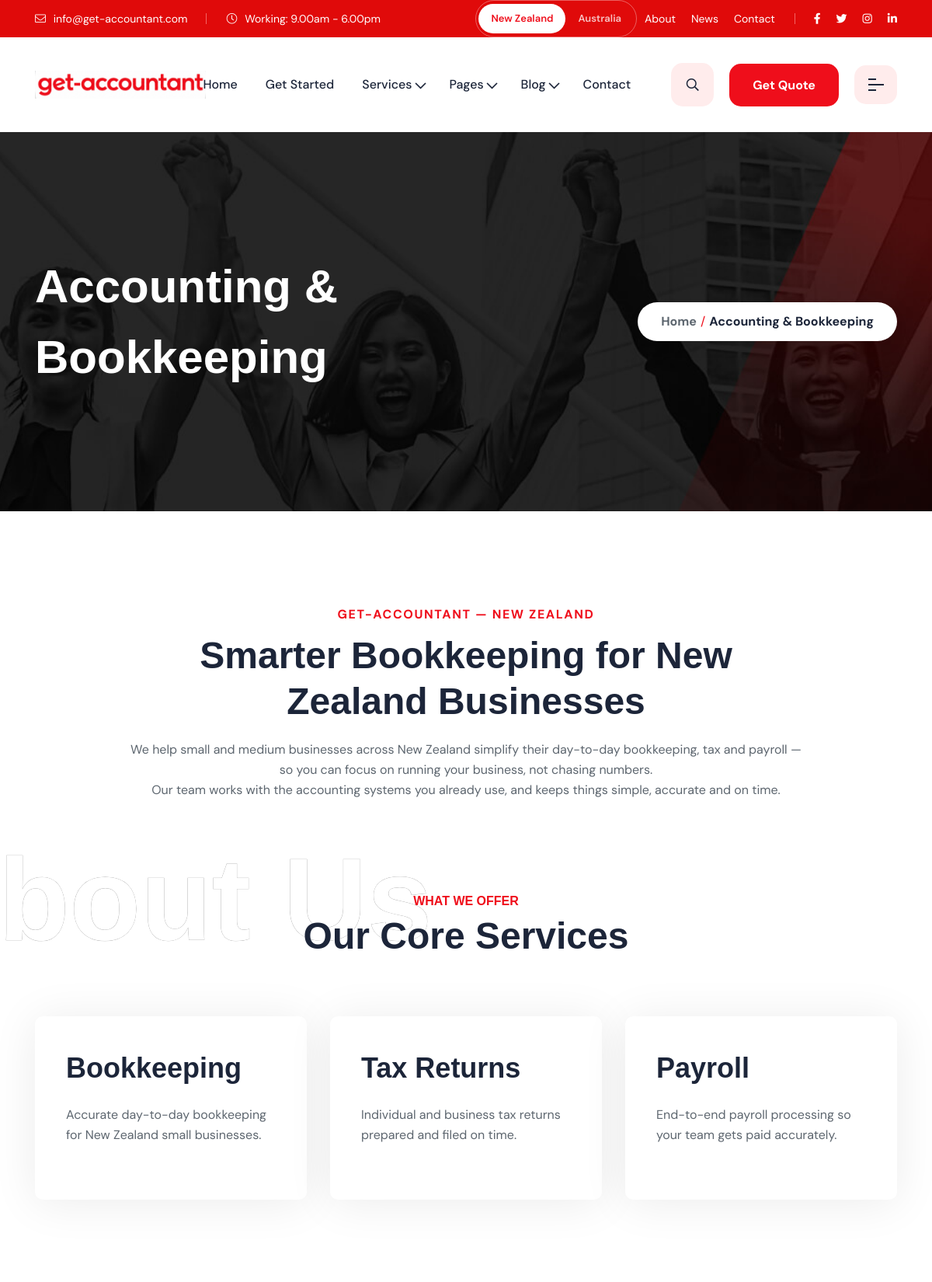
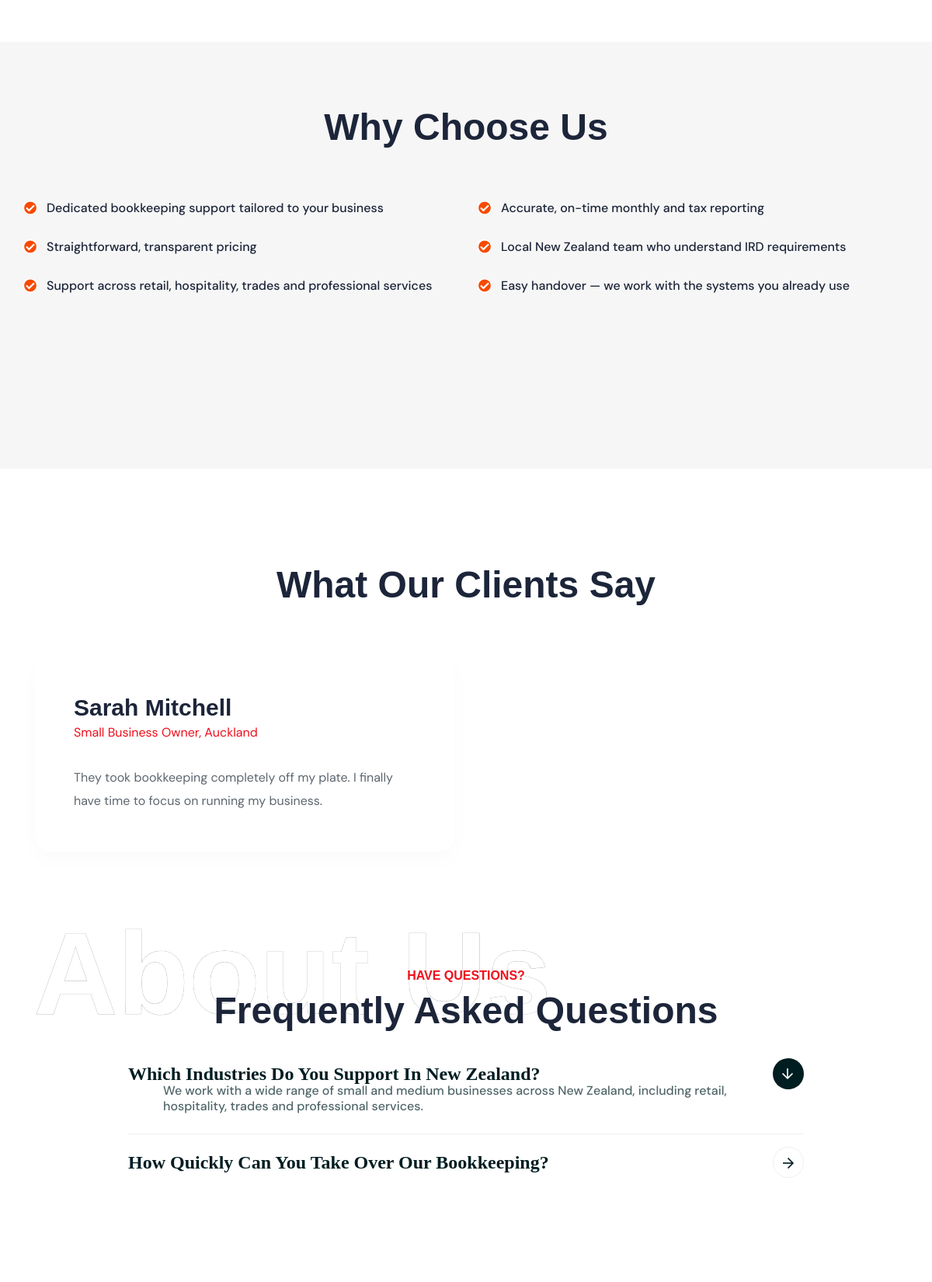
/accounting-bookkeeping.php (upper part), run on the app's committed database (2 pictures, top to bottom).
### tables this page shows
CREATE TABLE IF NOT EXISTS services (
    id                INT UNSIGNED AUTO_INCREMENT PRIMARY KEY,
    title             VARCHAR(190)        NOT NULL,
    slug              VARCHAR(190)        NOT NULL UNIQUE,
    branch            ENUM('bookkeeping','firm_outsourcing') NOT NULL DEFAULT 'bookkeeping',
    short_description VARCHAR(400)                 DEFAULT NULL,
    description       LONGTEXT                     DEFAULT NULL,
    icon              VARCHAR(120)                 DEFAULT NULL,
    image             VARCHAR(255)                 DEFAULT NULL,
    sort_order        INT                 NOT NULL DEFAULT 0,
    created_at        DATETIME            NOT NULL DEFAULT CURRENT_TIMESTAMP
);

CREATE TABLE IF NOT EXISTS testimonials (
    id            INT UNSIGNED AUTO_INCREMENT PRIMARY KEY,
    branch        ENUM('bookkeeping','firm_outsourcing') NOT NULL DEFAULT 'bookkeeping',
    client_name   VARCHAR(120)        NOT NULL,
    client_role   VARCHAR(150)                 DEFAULT NULL,
    photo         VARCHAR(255)                 DEFAULT NULL,
    quote         TEXT                NOT NULL,
    rating        TINYINT UNSIGNED    NOT NULL DEFAULT 5,
    sort_order    INT                 NOT NULL DEFAULT 0,
    created_at    DATETIME            NOT NULL DEFAULT CURRENT_TIMESTAMP
);

CREATE TABLE IF NOT EXISTS faqs (
    id          INT UNSIGNED AUTO_INCREMENT PRIMARY KEY,
    branch      ENUM('bookkeeping','firm_outsourcing') NOT NULL DEFAULT 'bookkeeping',
    question    VARCHAR(255)        NOT NULL,
    answer      TEXT                NOT NULL,
    sort_order  INT                 NOT NULL DEFAULT 0,
    created_at  DATETIME            NOT NULL DEFAULT CURRENT_TIMESTAMP
);

### accounting-bookkeeping.php (called while the page is built, shortened)
<?php
$pageHeading     = 'Accounting & Bookkeeping';
$introHeading = 'Smarter Bookkeeping for New Zealand Businesses';
$introText    = "We help small and medium businesses across New Zealand simplify their day-to-day bookkeeping, tax and payroll — so you can focus on running your business, not chasing numbers.\nOur team works with the accounting systems you already use, and keeps things simple, accurate and on time.";
$whyHeading = 'Why Choose Us';
$whyPoints = [
    'Dedicated bookkeeping support tailored to your business',
    'Accurate, on-time monthly and tax reporting',
    'Straightforward, transparent pricing',
    'Local New Zealand team who understand IRD requirements',
    'Support across retail, hospitality, trades and professional services',
    'Easy handover — we work with the systems you already use',
];
require __DIR__ . '/includes/header.php';
require __DIR__ . '/includes/branch-page.php';
require __DIR__ . '/includes/footer.php';

### includes/functions.php (called while the page is built, shortened)
<?php
function e(?string $value): string
{
    return htmlspecialchars($value ?? '', ENT_QUOTES, 'UTF-8');
}

### includes/branch-page.php (the view, shortened to what this page needs)
<?php
$pdo = db();
$services = [];
$faqs = [];
$testimonials = [];
if ($pdo) {
    try {
        $stmt = $pdo->prepare('SELECT * FROM services WHERE branch = :b ORDER BY sort_order ASC, id ASC');
        $stmt->execute(['b' => $branch]);
        $services = $stmt->fetchAll();
        $stmt = $pdo->prepare('SELECT * FROM faqs WHERE branch = :b ORDER BY sort_order ASC, id ASC');
        $stmt->execute(['b' => $branch]);
        $faqs = $stmt->fetchAll();
        $stmt = $pdo->prepare('SELECT * FROM testimonials WHERE branch = :b ORDER BY sort_order ASC, id ASC');
        $stmt->execute(['b' => $branch]);
        $testimonials = $stmt->fetchAll();
    } catch (Throwable $e) {
    }
}
?>
<div class="rts-breadcrumb-area breadcrumb-bg bg_image">
    <div class="container">
        <div class="flex flex-wrap -mx-[15px] items-center">
            <div class="xl:w-1/2 px-[15px] lg:w-1/2 md:w-1/2 sm:w-full w-full breadcrumb-1">
                <h1 class="title"><?php echo e($pageHeading); ?></h1>
            </div>
            <div class="xl:w-1/2 px-[15px] lg:w-1/2 md:w-1/2 sm:w-full w-full">
                <div class="bread-tag">
                    <a href='index.php'>Home</a>
                    <span> / </span>
                    <a class='active' href='#'><?php echo e($pageHeading); ?></a>
                </div>
            </div>
        </div>
    </div>
</div>
<div class="rts-about-area rts-section-gap">
    <div class="container">
        <div class="flex flex-wrap -mx-[15px]">
            <div class="w-full px-[15px] text-center" style="max-width:900px;margin:0 auto;">
                <span class="color-primary sub" style="text-transform:uppercase;font-weight:700;letter-spacing:.1em;">get-accountant &mdash; New Zealand</span>
                <h2 class="title mt--10"><?php echo e($introHeading); ?></h2>
                <p class="disc mt--20"><?php echo nl2br(e($introText)); ?></p>
            </div>
        </div>
    </div>
</div>
<?php if (!empty($services)): ?>
<div class="rts-service-area rts-section-gapBottom">
    <div class="container">
        <div class="flex flex-wrap -mx-[15px]">
            <div class="w-full px-[15px]">
                <div class="rts-title-area text-center">
                    <p class="pre-title">What We Offer</p>
                    <h2 class="title">Our Core Services</h2>
                </div>
            </div>
        </div>
        <div class="flex flex-wrap -mx-[15px] mt--50">
            <?php foreach ($services as $service): ?>
            <div class="xl:w-1/3 px-[15px] md:w-1/2 sm:w-full w-full pb--40">
                <div class="single-service-home-six" style="height:100%;">
                    <div class="inner">
                        <h3 class="title"><?php echo e($service['title']); ?></h3>
                        <?php if (!empty($service['short_description'])): ?>
                            <p class="disc"><?php echo e($service['short_description']); ?></p>
                        <?php endif; ?>
                    </div>
                </div>
            </div>
            <?php endforeach; ?>
        </div>
    </div>
</div>
<?php endif; ?>
<div class="rts-about-area rts-section-gapBottom bg-team-color">
    <div class="container ptb--80">
        <div class="flex flex-wrap -mx-[15px]">
            <div class="w-full px-[15px] text-center">
                <h2 class="title"><?php echo e($whyHeading); ?></h2>
            </div>
        </div>
        <div class="flex flex-wrap -mx-[15px] mt--40">
            <?php foreach ($whyPoints as $point): ?>
            <div class="xl:w-1/2 px-[15px] pb--20">
                <div class="single-business-solution">
                    <i class="far fa-check-circle color-primary" style="margin-right:12px;font-size:20px;"></i>
                    <p style="margin:0;"><?php echo e($point); ?></p>
                </div>
            </div>
            <?php endforeach; ?>
        </div>
    </div>
</div>
<?php if (!empty($testimonials)): ?>
<div class="rts-client-feedback rts-section-gap">
    <div class="container">
        <div class="flex flex-wrap -mx-[15px]">
            <div class="w-full px-[15px] text-center">
                <h2 class="title">What Our Clients Say</h2>
            </div>
        </div>
        <div class="flex flex-wrap -mx-[15px] mt--40">
            <?php foreach ($testimonials as $t): ?>
            <div class="xl:w-1/2 px-[15px] pb--30">
                <div class="testimopnial-wrapper-two">
                    <div class="test-header">
                        <div class="name-desig" style="margin-left:<?php echo !empty($t['photo']) ? '20px' : '0'; ?>">
                            <h4 class="title"><?php echo e($t['client_name']); ?></h4>
                            <?php if (!empty($t['client_role'])): ?><span class="color-primary"><?php echo e($t['client_role']); ?></span><?php endif; ?>
                        </div>
                    </div>
                    <div class="test-body">
                        <p><?php echo e($t['quote']); ?></p>
                    </div>
                </div>
            </div>
            <?php endforeach; ?>
        </div>
    </div>
</div>
<?php endif; ?>
<?php if (!empty($faqs)): ?>
<div class="rts-accordion-area service rts-section-gapBottom">
    <div class="container" style="max-width:900px;">
        <div class="rts-title-area text-center">
            <p class="pre-title">Have Questions?</p>
            <h2 class="title">Frequently Asked Questions</h2>
        </div>
        <div class="accordion mt--40" id="branchFaqAccordion">
            <?php foreach ($faqs as $i => $faq): $collapseId = 'faqCollapse' . $i; ?>
                <div class="accordion-item">
                    <h2 class="accordion-header" id="faqHeading<?php echo $i; ?>">
                        <button class="accordion-button <?php echo $i === 0 ? '' : 'collapsed'; ?>" type="button" data-bs-toggle="collapse" data-bs-target="#<?php echo $collapseId; ?>" aria-expanded="<?php echo $i === 0 ? 'true' : 'false'; ?>" aria-controls="<?php echo $collapseId; ?>">
                            <?php echo e($faq['question']); ?>
                        </button>
                    </h2>
                    <div id="<?php echo $collapseId; ?>" class="accordion-collapse collapse <?php echo $i === 0 ? 'show' : ''; ?>" aria-labelledby="faqHeading<?php echo $i; ?>" data-bs-parent="#branchFaqAccordion">
                        <div class="accordion-body"><?php echo e($faq['answer']); ?></div>
                    </div>
                </div>
            <?php endforeach; ?>
        </div>
    </div>
</div>
<?php endif; ?>

### includes/header.php (shortened to what this page needs)
<?php
$currentPage     = basename($_SERVER['SCRIPT_NAME']);
?>
<!DOCTYPE html>
<html lang="en">
<head>
    <link rel="stylesheet" href="assets/css/plugins/swiper.min.css">
    <link rel="stylesheet" href="assets/css/plugins/fontawesome-5.css">
    <link rel="stylesheet" href="assets/css/plugins/unicons.css">
    <link rel="stylesheet" href="assets/css/style.css">
</head>
<body>
    <header class="header--sticky header-one">
        <div class="header-top header-top-one bg-1">
            <div class="container">
                <div class="flex flex-wrap -mx-[15px]">
                    <div class="lg:w-1/2 px-[15px] xl:block hidden">
                        <div class="left">
                            <div class="mail">
                                <a href="mailto:<?php echo e(BUSINESS_EMAIL); ?>"><i class="fal fa-envelope"></i> <?php echo e(BUSINESS_EMAIL); ?></a>
                            </div>
                            <div class="working-time">
                                <p><i class="fal fa-clock"></i> Working: 9.00am - 6.00pm</p>
                            </div>
                        </div>
                    </div>
                    <div class="lg:w-1/2 px-[15px] xl:block hidden">
                        <div class="right">
                            <div class="country-toggle">
                                <a href="index.php" class="country-toggle-btn<?php echo $currentPage !== 'australia.php' ? ' active' : ''; ?>">New Zealand</a>
                                <a href="australia.php" class="country-toggle-btn<?php echo $currentPage === 'australia.php' ? ' active' : ''; ?>">Australia</a>
                            </div>
                            <ul class="top-nav">
                                <li><a href='about-us.php'>About</a></li>
                                <li><a href='blog-list.php'>News</a></li>
                                <li><a href='contactus.php'>Contact</a></li>
                            </ul>
                            <ul class="social-wrapper-one">
                                <li><a href="https://www.facebook.com/" target="_blank" rel="noopener"><i class="fab fa-facebook-f"></i></a></li>
                                <li><a href="https://twitter.com/" target="_blank" rel="noopener"><i class="fab fa-twitter"></i></a></li>
                                <li><a href="https://www.instagram.com/" target="_blank" rel="noopener"><i class="fab fa-instagram"></i></a></li>
                                <li><a class="mr--0" href="https://www.linkedin.com/" target="_blank" rel="noopener"><i class="fab fa-linkedin-in"></i></a></li>
                            </ul>
                        </div>
                    </div>
                </div>
            </div>
        </div>
        <div class="header-main-one bg-white">
            <div class="container">
                <div class="flex flex-wrap -mx-[15px]">
                    <div class="xl:w-1/4 px-[15px] lg:w-1/3 md:w-1/3 sm:w-1/3 w-1/3">
                        <div class="thumbnail">
                            <a href='index.php'>
                                <img src="assets/images/logo/logo-get-accountant-wordmark.png" alt="<?php echo e(APP_NAME); ?>">
                            </a>
                        </div>
                    </div>
                    <div class="xl:w-3/4 px-[15px] lg:w-2/3 md:w-2/3 sm:w-2/3 w-2/3">
                        <div class="main-header">
                            <nav class="nav-main mainmenu-nav hidden xl:block">
                                <ul class="mainmenu">
                                    <li><a class='nav-item<?php echo $currentPage === 'index.php' ? ' active' : ''; ?>' href='index.php'>Home</a></li>
                                    <li><a class='nav-item<?php echo $currentPage === 'get-started.php' ? ' active' : ''; ?>' href='get-started.php'>Get Started</a></li>
                                    <li class="has-droupdown">
                                        <a class='nav-link' href='our-service.php'>Services</a>
                                    </li>
                                    <li class="has-droupdown">
                                        <a class='nav-link' href='about-us.php'>Pages</a>
                                    </li>
                                    <li class="has-droupdown">
                                        <a class='nav-link' href='blog-list.php'>Blog</a>
                                    </li>
                                    <li><a class='nav-item' href='contactus.php'>Contact</a></li>
                                </ul>
                            </nav>
                            <div class="button-area">
                                <button id="search" class="rts-btn btn-primary-alta"><i class="far fa-search"></i></button>
                                <a class='rts-btn btn-primary ml--20 ml_sm--5 header-one-btn quote-btn' href='contactus.php'>Get Quote</a>
                                <button id="menu-btn" class="menu rts-btn btn-primary-alta ml--20 ml_sm--5">
                                    <img class="menu-dark" src="assets/images/icon/menu.png" alt="Menu-icon">
                                </button>
                            </div>
                        </div>
                    </div>
                </div>
            </div>
        </div>
    </header>

### includes/footer.php (shortened to what this page needs)
</body>
</html>

### data on the page
services: title "Bookkeeping", short_description "Accurate day-to-day bookkeeping for New Zealand small businesses."
services: title "Tax Returns", short_description "Individual and business tax returns prepared and filed on time."
services: title "Payroll", short_description "End-to-end payroll processing so your team gets paid accurately."
testimonials: client_name "Sarah Mitchell", client_role "Small Business Owner, Auckland", quote "They took bookkeeping completely off my plate. I finally have time to focus on running my business."
faqs: question "Which Industries Do You Support In New Zealand?", answer "We work with a wide range of small and medium businesses across New Zealand, including retail, hospitality, trades and professional services."
faqs: question "How Quickly Can You Take Over Our Bookkeeping?"

### other printed values
BUSINESS_EMAIL "info@get-accountant.com"
$pageHeading "Accounting & Bookkeeping"
$introHeading "Smarter Bookkeeping for New Zealand Businesses"
$whyHeading "Why Choose Us"
$point "Dedicated bookkeeping support tailored to your business"
$point "Accurate, on-time monthly and tax reporting"
$point "Straightforward, transparent pricing"
$point "Local New Zealand team who understand IRD requirements"
$point "Support across retail, hospitality, trades and professional services"
$point "Easy handover — we work with the systems you already use"
